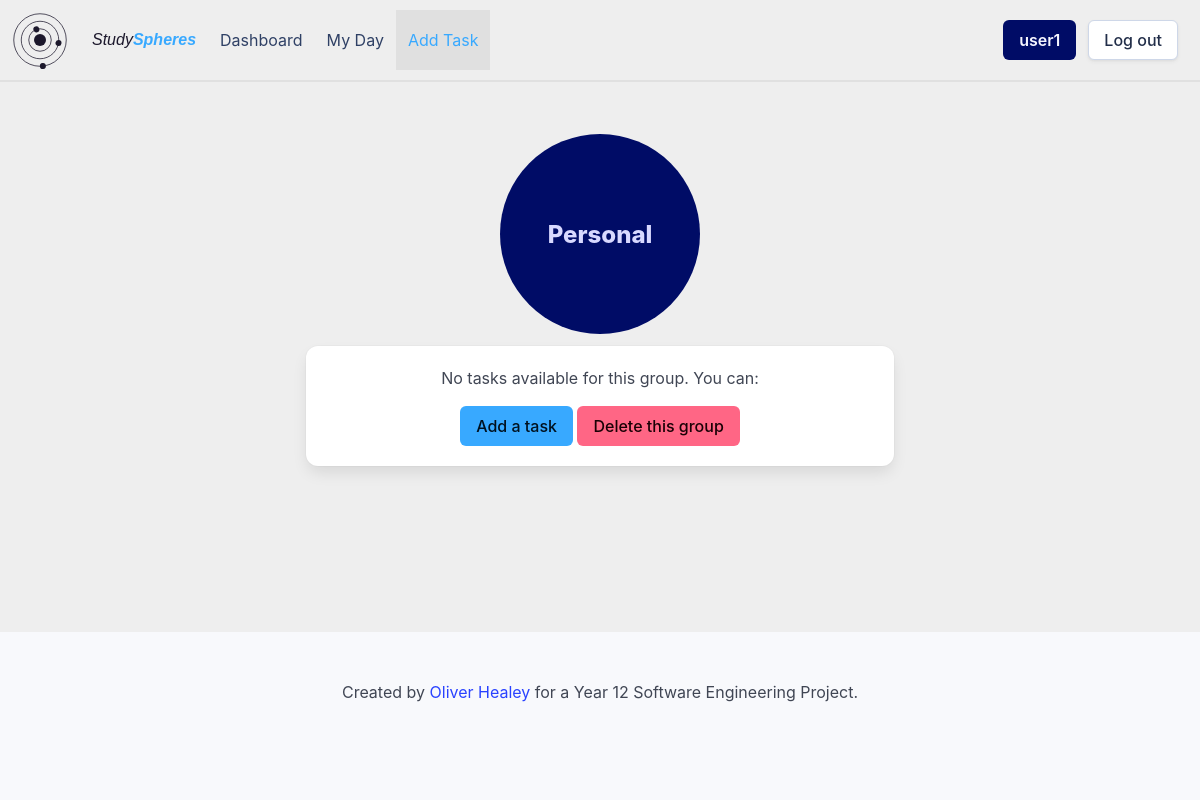
/group/9be13640-9079-4469-87ae-7063536c5706 (signed in), run on an earlier commit of the app's database.
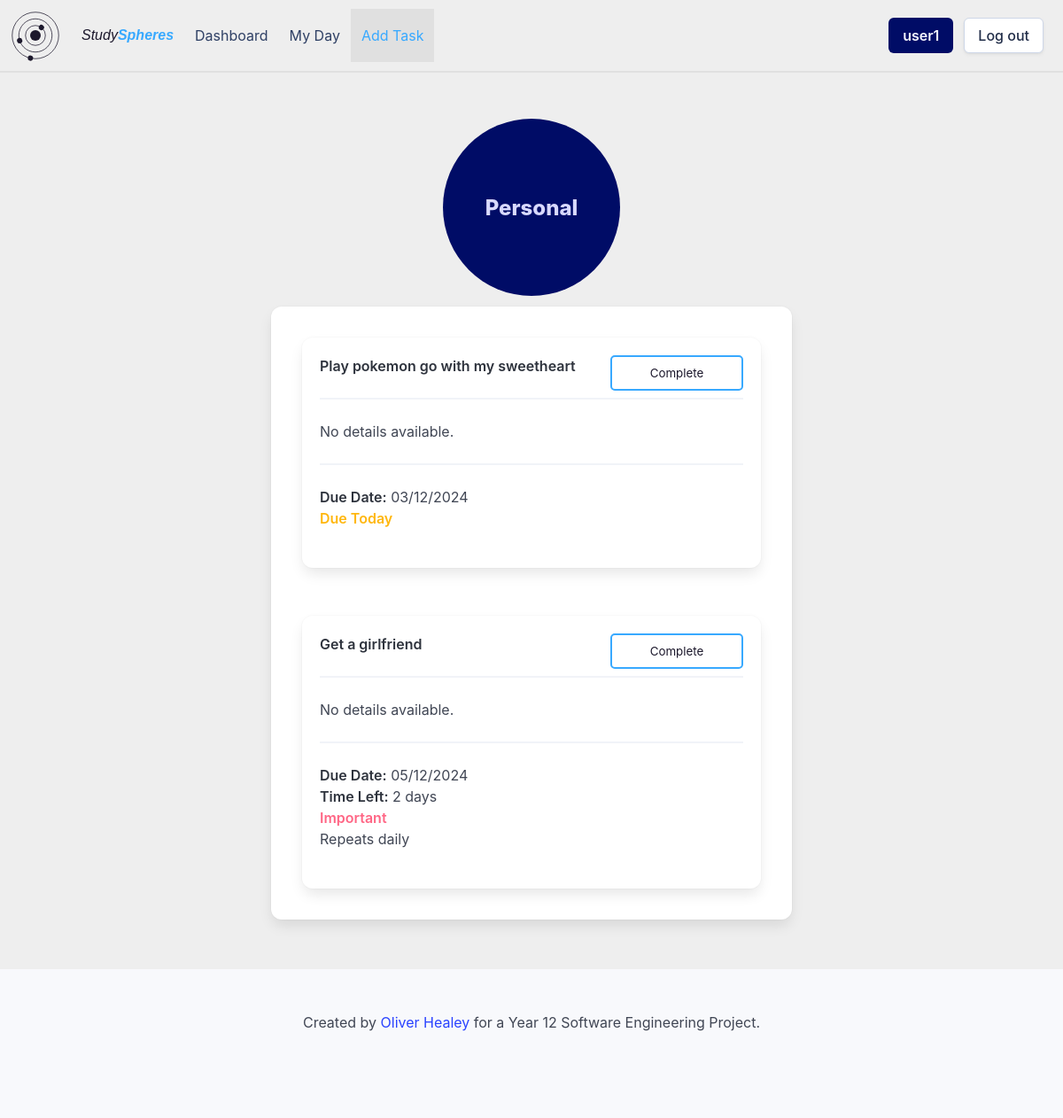
And on a later commit of the database.
### setup_db.py (models this page shows)
class Group(Base):
    __tablename__ = 'groups'
    group_id = Column(String, primary_key=True, nullable=False)
    group_name = Column(String, nullable=False)
    user_id = Column(String, ForeignKey('userdetails.id'), nullable=False)
    user = relationship('User', back_populates='groups')
    tasks = relationship('Task', back_populates='groups')

class Task(Base):
    __tablename__ = 'tasks'
    task_id = Column(String, primary_key=True)
    name = Column(String, nullable=False)
    details = Column(String)
    important = Column(Boolean, nullable=False)
    due_date = Column(DateTime, nullable=False)
    completed = Column(Boolean, nullable=False)
    repeat = Column(String, nullable=False)
    user_id = Column(String, ForeignKey('userdetails.id'), nullable=False)
    group_id = Column(String, ForeignKey('groups.group_id'), nullable=False)
    user = relationship('User', back_populates='tasks')
    groups = relationship('Group', back_populates='tasks')

### app.py (the view)
@app.route('/group/<group_id>')
def viewGroup(group_id):
    if flaskSession.get('userId') is None:
        return redirect(url_for('login'))
    userId = flaskSession.get('userId')
    group = sessionDb.query(Group).filter(Group.group_id == group_id, Group.user_id == userId).first()
    tasks = sessionDb.query(Task).filter(Task.group_id == group_id).order_by(Task.due_date).all()
    date = datetime.datetime.now().date()
    return render_template('group.html', group=group, tasks=tasks, showDetails=True, date=date)

### templates/group.html (shortened to what this page needs)
{% extends 'base_loggedin.html' %}
{% block content %}
    <div class="circle-holder column is-full is-centered">
        <div class="group-circle" onclick="window.location.href='/group/{{ group.group_id }}'">
            <div class="hero-body">
                <p class="group-circle-title title is-4">{{ group.group_name }}</p>
            </div>
        </div>
    </div>
    <div class="columns is-centered">
        <div class="column is-half">
            <div class="box">
                <div class="columns is-multiline">
                    {% for task in tasks %}
                        {% if task.group_id == group.group_id %}
                            <div class="column is-full">
                                {% include 'task_box.html' %}
                            </div>
                        {% endif %}
                    {% endfor %}
                    {% if tasks|length == 0 %}
                        <div class="column is-full has-text-centered">
                            <p>No tasks available for this group. You can:</p>
                            <a href="/addtask" class="button is-primary">Add a task</a>
                            <a href="/deletegroup/{{ group.group_id }}" class="button is-danger" onclick="if (!confirm('Are you sure you want to delete this group?')) {event.preventDefault();}">Delete this group</a>
                        </div>
                    {% endif %}
                </div>
            </div>
        </div>
    </div>
{% endblock %}

### templates/base_loggedin.html (shortened to what this page needs)
<!DOCTYPE html>
<html>
    <head>
        <link rel="stylesheet" href= "{{ url_for('static',filename='styles/styles.css') }}">
    </head>
    <body>
        <div id="page-container">
            <header>
                <nav class="navbar" role="navigation" aria-label="main navigation">
                    <div class="navbar-brand">
                    </div>
                    <div class="navbar-menu">
                        <div class="navbar-start">
                            <a class="navbar-item" href="/dashboard">
                                <span class="site-name">Study<b>Spheres</b></span>
                            </a>
                            <a class="navbar-item" href="/dashboard">
                                Dashboard
                            </a>
                            <a class="navbar-item" href="/myday">
                                My Day
                            </a>
                            <a class="navbar-item" id="addtask-navbar" href="/addtask">
                                Add Task
                            </a>
                        </div>
                    <div class="navbar-end">
                        <div class="navbar-item">
                            <div class="buttons">
                                <a class="button is-link" href="/user">
                                <strong>{{ session['username'] }}</strong>
                                </a>
                                <a class="button" href="/logout">
                                    Log out
                                </a>
                            </div>
                        </div>
                    </div>
                    </div>
                </nav>
            </header>
            <section class="hero">
                <div class="hero-body">
            </section>
            <div class='content'>
                {% block content %}{% endblock %}
            </div>
            <div style="padding-bottom: 200px;"></div>
            <footer class="footer">
                <div class="content has-text-centered">
                    <p>
                        Created by <a href="https://github.com/healey-o/12-SE-webapp-assessment">Oliver Healey</a> for a Year 12 Software Engineering Project.
                    </p>
                </div>
            </footer>
        </div>
    </body>
</html>

### templates/task_box.html (shortened to what this page needs)
<div class="box task-box {% if date > task.due_date.date() and not task.completed %}overdue-task{% endif %}" onclick="window.location.href='/task/{{ task.task_id }}'">
    <div class="content">
        <p>
            <strong class="{{ 'has-text-success' if task.completed else '' }}">{{ task.name }}</strong>
            <hr>
            {% if showDetails %}
                {% if task.details %}
                    {{ task.details }}
                {% else %}
                    No details available.
                {% endif %}
                <hr>
            {% endif %}
            {% if not task.completed %}
                <strong>Due Date:</strong> {{ task.due_date.strftime('%d/%m/%Y') }}<br>
                {% if date < task.due_date.date() %}
                    <strong>Time Left:</strong> {{ (task.due_date.date() - date).days }} days<br>
                {% elif date == task.due_date.date() %}
                    <strong class="has-text-warning">Due Today</strong><br>
                {% else %}
                    <strong class="has-text-danger">Overdue</strong><br>
                {% endif %}
                {% if task.important %}
                    <strong class="has-text-danger circle-header">Important</strong><br>
                {% endif %}
                {% if task.repeat != 'none' %}
                    Repeats {{ task.repeat }}<br>
                {% endif %}
            {% else %}
                <strong class="has-text-success">Task Complete</strong>
            {% endif %}
        </p>
    </div>
    {% if not task.completed %}
        <form action="/complete" method="POST">
            <input type="submit" value="Complete" class="task-complete-button">
        </form>
    {% else %}
        <form action="/decomplete" method="POST">
            <input type="hidden" name="task_id" value="{{ task.task_id }}">
            <input type="submit" value="Remove Complete" class="task-complete-button">
        </form>
    {% endif %}
</div>

### static/styles/styles.css (style rules this page uses)
:root { --bulma-primary-h: 206deg; --bulma-primary-l: 61%; --bulma-link-l: 20%; --bulma-info-h: 63deg; --bulma-info-l: 68%; --bulma-scheme-s: 36%; --bulma-body-background-color: light-dark(#eeeeee, #0f141f); color-scheme: light dark; --accent-color: light-dark(#1c182c, #e0e0e0); --accent-color-invert: light-dark(#e0e0e0, #160f34); --warning-color: light-dark(#ffdddd, #330000); }
header { padding:10px; border-bottom: var(--accent-color-invert) solid 2px; }
body { margin: none; padding: none; }
#page-container { position: relative; min-height: 100vh; margin: none; padding: none; }
.navbar { background-color: var(--bulma-body-background-color); }
.site-name { color: var(--accent-color); font-style: italic; font-weight: normal; font-family: Verdana, Geneva, Tahoma, sans-serif; align-self: center; }
.site-name > b { color: var(--bulma-primary); }
#logo-svg { padding-right: 10px; }
.hero-body { padding: 20px; }
.hero { margin-left: 20px; margin-right: 20px; border-radius: 20px; }
.circle-holder { display: flex; justify-content: center; align-items: center; }
.group-circle { position: relative; border-radius: 50%; width: 200px; text-align: center; align-content: center; overflow: visible; height: 200px; background-color: var(--bulma-link); }
.group-circle-title { color: #d8d9ff; }
#addtask-navbar { background-color: var(--accent-color-invert); color: light-dark(var(--bulma-primary), var(--bulma-info)); }
.circle-header { color: #1c182c; }
.task-box { position: relative; overflow: hidden; transition: all 0.5s; cursor: pointer; margin: 15px; }
.task-box:before { content: ''; position: absolute; opacity: 0; height: 100%; width: 100%; top: 0px; bottom: 0px; right: 0px; align-content: center; padding: 10px; transition: 0.5s; color: #0f141f; background-color: var(--bulma-primary); }
.task-box:after { content: 'Click for more details...'; opacity: 0; position: absolute; bottom: -20px; right: 20px; transition: 0.5s; font-size: 0.7rem; }
.task-complete-button { position: absolute; top: 20px; right: 20px; width: 150px; height: 40px; background-color: transparent; border: var(--bulma-primary) solid 2px; color: var(--accent-color); border-radius: 5px; padding: 5px; cursor: pointer; }
.footer { position: absolute; bottom: 0px; width: 100%; }

What changed in the data, as far as the page shows it:
added Task: name "Play pokemon go with my sweetheart", details "No details available.", due_date "03/12/2024", shows "Due Today"
added Task: name "Get a girlfriend", details "No details available.", due_date "05/12/2024", (task.due_date.date()-date).days "2", important "Important", repeat "daily"
Also different on the page:
text no longer shown: "No tasks available for this group. You can: Add a task Delete this group"
